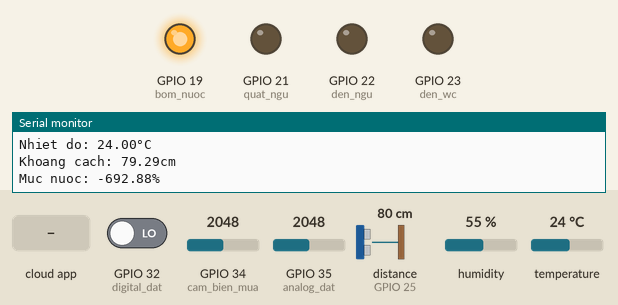
This sketch was run on a simulated ESP32. Parts: output pins drawn as LEDs (lit = HIGH), the last lines printed to the serial monitor. Wiring (inferred from the names in the program): ultrasonic range finder: trigger GPIO 33; echo GPIO 25. Inputs (shaded band) come from the test bench; at power-on: GPIO 32 (digital_dat) LOW, GPIO 34 (cam_bien_mua) = 2048, GPIO 35 (analog_dat) = 2048, distance to the obstacle (sensor on GPIO 25) 80 cm, humidity 55 %, temperature 24 °C. The echo pulse lasts 58.3 µs per cm; WiFi joins after 1.5 s; servers stay silent unless stated; the Firebase database answers and starts empty; pins used as bus, display or sensor lines are not drawn.

Above: at 2.7 s.
2.8 s: the phone or cloud app sets Den3 to 1
At 4.5 s:
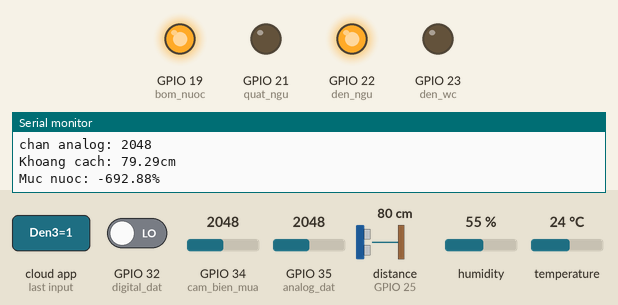
5.4 s: the phone or cloud app sets Quat3 to 1
At 6.6 s:
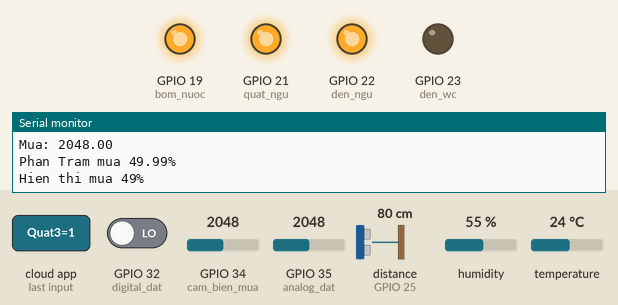
6.9 s: the phone or cloud app sets Den4 to 1
At 8.1 s:
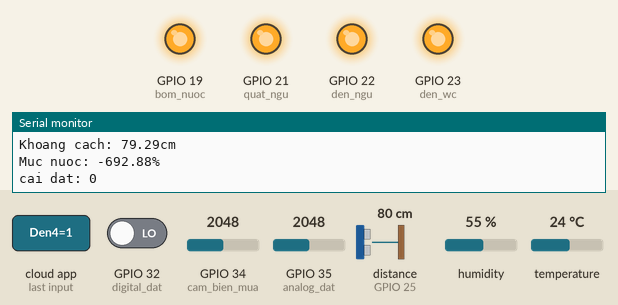
8.9 s: the phone or cloud app sets Pump to 0
At 10.6 s:
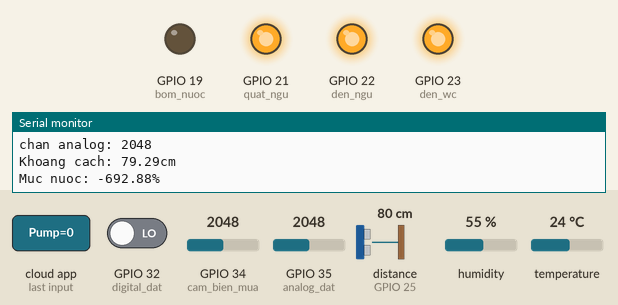
12.5 s: the phone or cloud app sets Den3 to 0
At 14.6 s:
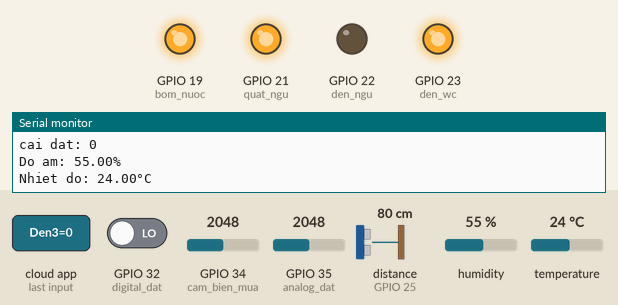
15.0 s: the phone or cloud app sets Quat3 to 0
At 15.7 s:
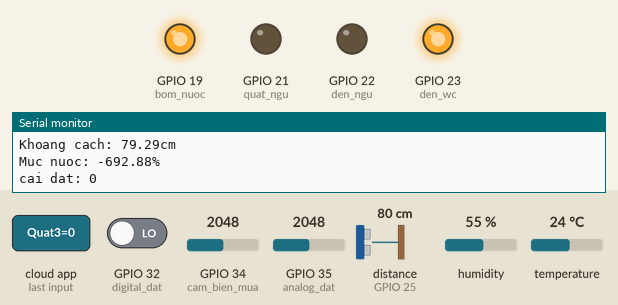
Timing chart, 0 to 17.5 s (numbered marks = the images above; inputs shaded):
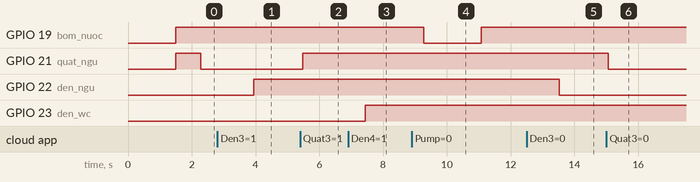

Measured:
- after the input at 2.8 s, GPIO 22 (den_ngu): LOW → HIGH after 1.1 s
- after the input at 5.4 s, GPIO 21 (quat_ngu): LOW → HIGH after 0.08 s
- after the input at 6.9 s, GPIO 23 (den_wc): LOW → HIGH after 0.54 s
- after the input at 8.9 s, GPIO 19 (bom_nuoc): HIGH → LOW after 0.37 s, → HIGH 1.8 s later
- after the input at 12.5 s, GPIO 22 (den_ngu): HIGH → LOW after 1.0 s
- after the input at 15.0 s, GPIO 21 (quat_ngu): HIGH → LOW after 0.05 s

The sketch:

ESP32_Node2_Ngu_WC_vuon.ino
```cpp
#include <DHT.h>
#include <WiFi.h>
#include <FirebaseESP32.h>
#include <ArduinoJson.h>

#define WIFI_SSID "wifi"
#define WIFI_PASSWORD "00000000"

#define FIREBASE_HOST "datn-6f71c-default-rtdb.firebaseio.com"
#define FIREBASE_AUTH "WoF9zZmOnKZqHopaAU9zWhKFlFk2sfbwetAVqLlr"

FirebaseData firebaseData;
FirebaseJson json;

#define den_ngu 22
#define quat_ngu 21 //relay LOW

#define den_wc 23

#define bom_nuoc 19 //relay LOW

//cam bien
#define trigPin  33
#define echoPin  25
#define DHT_pin 26
#define DHT_type DHT11
DHT dht(DHT_pin, DHT_type);
#define analog_dat  35
#define digital_dat 32
#define cam_bien_mua 34

//khai báo tốc độ âm thanh đơn vị cm/uS
#define SOUND_SPEED 0.034
#define CM_TO_INCH 0.393701
#define chieu_cao_bon_nuoc 10 // chiều cao bồn đơn vị centimet

//bien trang thai
byte den3_status = 0;
byte den4_status = 0;
byte quat3_status = 1;
byte bom_nuoc_status = 1;
byte mua_status = 0;

long  thoi_gian;
float khoang_cach; // đơn vị centimet
float muc_nuoc; // đơn vị %
float h2;
float t2;
float gia_tri_dat;
float phan_tram_dat;
float mua, phan_tram_mua;
int caidat;

int tong_dat = 0;
int tong_mua = 0;
int hien_thi_dat=0;
int hien_thi_mua=0;
int hien_thi_nuoc=0;

unsigned long t2s = 0;
unsigned long t3s = 0;

void setup()
{
  Serial.begin(115200);
  WiFi.begin(WIFI_SSID, WIFI_PASSWORD);
  Serial.print("Dang ket noi Wifi");
  while (WiFi.status() != WL_CONNECTED)
    {
        Serial.print(".");
        delay(300);
    }
  Firebase.begin(FIREBASE_HOST, FIREBASE_AUTH);
  Serial.println (" ");
  Serial.println ("Da ket noi WiFi!");
  Serial.println ("Dia chi WiFi: ");
  Serial.print(WiFi.localIP());

//PIN OUPUT
  pinMode(den_ngu, OUTPUT);
  pinMode(quat_ngu, OUTPUT);
  pinMode(den_wc, OUTPUT);
  pinMode(bom_nuoc, OUTPUT);

//SET trang thai dau
  digitalWrite(den_ngu, den3_status);
  digitalWrite(quat_ngu, quat3_status);
  digitalWrite(den_wc, den4_status);
  digitalWrite(bom_nuoc, bom_nuoc_status);

//cam bien
  pinMode(trigPin, OUTPUT);
  pinMode(echoPin, INPUT);
  pinMode(digital_dat, INPUT);
  pinMode(cam_bien_mua, INPUT);
  pinMode(cam_bien_mua, INPUT);
}
void loop()
{
  h2 = dht.readHumidity(); // Đọc giá trị độ ẩm môi trường ở đơn vị %
  t2 = dht.readTemperature(); // Đọc giá trị nhiệt độ môi trường ở đơn vị °C

   if (millis() - t3s >= 1000)
  {
    if (isnan(h2) || isnan(t2)) // Kiểm tra nếu giá trị đọc được từ môi trường có phải 1 số có nghĩa (và kiểm tra lại)
    {
      Serial.println(F("\nKhong the lay gia tri cam bien DHT11, vui long kiem tra lai cam bien!"));
      return;
    }

    Firebase.setFloat (firebaseData, "/Nhietdo2", t2);
    Firebase.setFloat (firebaseData, "/Doam2", h2);

    Serial.print(F("\nDo am: "));
    Serial.print(h2);
    Serial.println("%");
    Serial.print(F("Nhiet do: "));
    Serial.print(t2);
    Serial.println(F("°C "));
  t3s=millis();
  }

if (millis() - t2s >= 2000)
{
    //mua
    for(int i=0; i<=9; i++)
    {
    tong_mua+=analogRead(cam_bien_mua);
    }
    mua = tong_mua / 10;
    phan_tram_mua = 100 - (mua/4095)*100;
    hien_thi_mua = phan_tram_mua;
    if (hien_thi_mua >= 20)
    {
      mua_status = 1;
    }
    else
    mua_status =0;
    Serial.print("Mua: ");
    Serial.println(mua);
    Serial.print("Phan Tram mua ");
    Serial.print(phan_tram_mua);
    Serial.println('%');
    Serial.print("Hien thi mua ");
    Serial.print(hien_thi_mua);
    Serial.println('%');

    Firebase.setInt (firebaseData, "/Mua", mua_status);
    Firebase.setInt (firebaseData, "/Muagiatri", hien_thi_mua);
    //dat
    for(int i=0;i<=9;i++)
    {
    tong_dat+=analogRead(analog_dat);
    }
    gia_tri_dat=tong_dat/10;
    phan_tram_dat = 100 - (gia_tri_dat/4095)*100;
    hien_thi_dat = phan_tram_dat;
    Serial.print("Do am dat: ");
    Serial.print(phan_tram_dat);
    Serial.println('%');
    Serial.print("Gia tri analog: ");
    Serial.println(gia_tri_dat);
    Serial.print("Gia tri digital: ");
    Serial.println(digitalRead(digital_dat));
    Serial.print("chan analog: ");
    Serial.println(analogRead(analog_dat));
    Serial.println("\n");

    Firebase.setInt (firebaseData, "/Doamdat", hien_thi_dat);

    delay(2);
    tong_dat = 0;
    tong_mua = 0;
    t2s = millis();
}

    digitalWrite(trigPin, LOW);
    delayMicroseconds(2);

    digitalWrite(trigPin, HIGH); // Chuyển trạng thái HiGH trong 10 micro giây
    delayMicroseconds(10);
    digitalWrite(trigPin, LOW);

    thoi_gian = pulseIn(echoPin, HIGH); // Đọc thời gian di chuyển của sóng âm phát ra và nhận về
    khoang_cach = thoi_gian * SOUND_SPEED/2;
    muc_nuoc = 100-(khoang_cach/chieu_cao_bon_nuoc)*100;
    hien_thi_nuoc = muc_nuoc;
    if(hien_thi_nuoc <= 0)
    {
      hien_thi_nuoc=0;
    }

    Serial.print("Khoang cach: ");
    Serial.print(khoang_cach);
    Serial.println("cm");
    Serial.print("Muc nuoc: ");
    Serial.print(muc_nuoc);
    Serial.println("%");

    Firebase.setInt (firebaseData, "/Nuoc", hien_thi_nuoc);


  if(Firebase.getString (firebaseData, "/Den3"))
  {
    den3_status = firebaseData.to<String>().toInt();
    digitalWrite(den_ngu, den3_status);
  }

  if(Firebase.getString (firebaseData, "/Quat3"))
  {
    quat3_status = firebaseData.to<String>().toInt();
    digitalWrite(quat_ngu, quat3_status);
  }

  if(Firebase.getString (firebaseData, "/Den4"))
  {
    den4_status = firebaseData.to<String>().toInt();
    digitalWrite(den_wc, den4_status);
  }

  if(Firebase.getString (firebaseData, "/Doamcaidat"))
  {
      caidat = firebaseData.to<String>().toInt();
      if (hien_thi_dat < caidat)
      {
        Firebase.setInt (firebaseData, "/Pump", 0);
      }
      else
      {
        Firebase.setInt (firebaseData, "/Pump", 1);
      }

      Serial.print("cai dat: ");
      Serial.println(caidat);
  }
   if(Firebase.getString (firebaseData, "/Pump"))
      {
        bom_nuoc_status =  firebaseData.to<String>().toInt();
        digitalWrite(bom_nuoc, bom_nuoc_status);
      }
}
```
